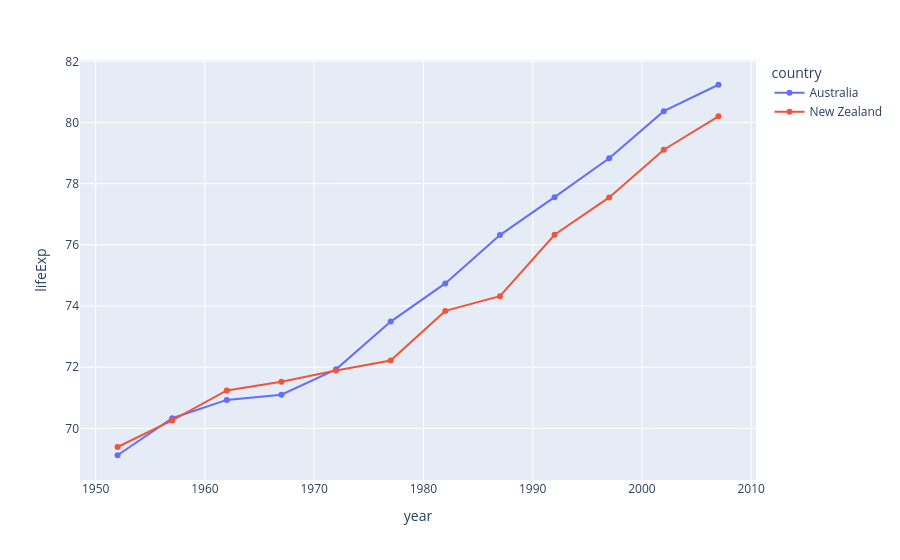

The cell this chart's notebook holds for it:
### Code cell
df = px.data.gapminder().query("continent == 'Oceania'")
fig = px.line(df, x='year', y='lifeExp', color='country', markers=True) #has markers
fig.show()

### Figure 1 — Plotly figure (JSON) as saved in the notebook; plotly's stock layout.template omitted (floating-point values rounded to 4 significant figures)
{"data": [{"hovertemplate": "country=Australia<br>year=%{x}<br>lifeExp=%{y}<extra></extra>", "legendgroup": "Australia", "line": {"color": "#636efa", "dash": "solid"}, "marker": {"symbol": "circle"}, "mode": "markers+lines", "name": "Australia", "orientation": "v", "showlegend": true, "type": "scatter", "x": [1952, 1957, 1962, 1967, 1972, 1977, 1982, 1987, 1992, 1997, 2002, 2007], "xaxis": "x", "y": [69.12, 70.33, 70.93, 71.1, 71.93, 73.49, 74.74, 76.32, 77.56, 78.83, 80.37, 81.23], "yaxis": "y"}, {"hovertemplate": "country=New Zealand<br>year=%{x}<br>lifeExp=%{y}<extra></extra>", "legendgroup": "New Zealand", "line": {"color": "#EF553B", "dash": "solid"}, "marker": {"symbol": "circle"}, "mode": "markers+lines", "name": "New Zealand", "orientation": "v", "showlegend": true, "type": "scatter", "x": [1952, 1957, 1962, 1967, 1972, 1977, 1982, 1987, 1992, 1997, 2002, 2007], "xaxis": "x", "y": [69.39, 70.26, 71.24, 71.52, 71.89, 72.22, 73.84, 74.32, 76.33, 77.55, 79.11, 80.2], "yaxis": "y"}], "layout": {"legend": {"title": {"text": "country"}, "tracegroupgap": 0}, "margin": {"t": 60}, "xaxis": {"anchor": "y", "domain": [0, 1], "title": {"text": "year"}}, "yaxis": {"anchor": "x", "domain": [0, 1], "title": {"text": "lifeExp"}}}}
